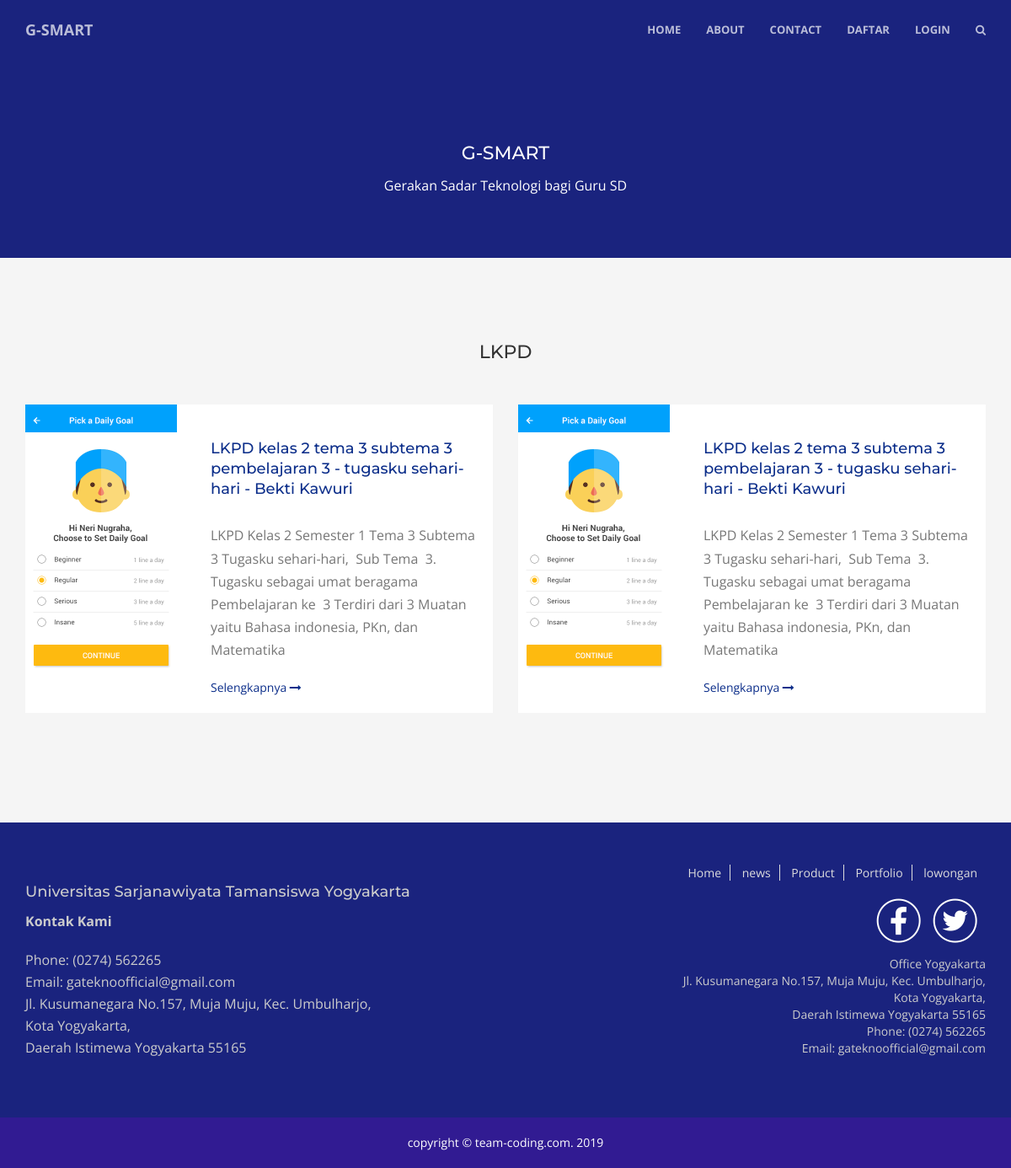
/index.php/lkpd, run on the app's committed database.
### tables this page shows
CREATE TABLE `pengaturan` (
  `id_pengaturan` tinyint(3) NOT NULL,
  `kolom_pengaturan` varchar(100) NOT NULL,
  `isi_pengaturan` text NOT NULL
);

CREATE TABLE `lkpd` (
  `id_lkpd` int(11) NOT NULL,
  `id_guru` int(11) NOT NULL,
  `kelas` int(11) NOT NULL,
  `muatan` varchar(225) NOT NULL,
  `judul` varchar(225) NOT NULL,
  `deskripsi` text NOT NULL,
  `kata_kunci` text NOT NULL,
  `cover` varchar(225) NOT NULL,
  `file` varchar(225) NOT NULL
);

### application/controllers/Lkpd.php (called while the page is built, shortened)
<?php
class Lkpd extends CI_Controller {
	public function __construct()
	{
		$this->load->model("Mlkpd");
	}
	public function index(){
		$data['lkpd'] = $this->Mlkpd->tampil_lkpd();
		$this->load->view('pengunjung/lkpd',$data);
	}
}

### index.php (called while the page is built, shortened)
<?php
require_once BASEPATH.'core/CodeIgniter.php';

### application/helpers/tgl_indo_helper.php (called while the page is built, shortened)
<?php
function ambil_isi_pengaturan($kolom)
{
	$CI =& get_instance();
	$CI->db->where('kolom_pengaturan', $kolom);
	$pecah = $CI->db->get('pengaturan')->row_array();
	return $pecah["isi_pengaturan"];
}
?>

### application/models/Mlkpd.php (called while the page is built, shortened)
<?php
class Mlkpd extends CI_Model {
	function tampil_lkpd(){
		$this->db->order_by('id_lkpd', 'desc');
		return $this->db->get('lkpd')->result_array();
	}
}

### application/views/pengunjung/lkpd.php (the view, shortened to what this page needs)
<!DOCTYPE html>
<html lang="en">
<head>
    <link href="https://cdnjs.cloudflare.com/ajax/libs/twitter-bootstrap/3.3.7/css/bootstrap.min.css" rel="stylesheet">
    <link href="https://cdnjs.cloudflare.com/ajax/libs/font-awesome/4.6.3/css/font-awesome.min.css" rel="stylesheet">
    <link rel="stylesheet" href="https://cdnjs.cloudflare.com/ajax/libs/OwlCarousel2/2.3.4/assets/owl.carousel.min.css">
    <link rel="stylesheet" href="https://cdnjs.cloudflare.com/ajax/libs/OwlCarousel2/2.3.4/assets/owl.theme.default.css">
    <link href="<?php echo base_url("pengunjung/animate/animate.css") ?>" rel="stylesheet">
    <link href="<?php echo base_url("pengunjung/css/creative.css") ?>" rel="stylesheet">
</head>
<body id="page-top">
    <?php include 'menu.php'; ?>
    <section class="topbar">
        <div class="container">
            <div class="row">
                <div class="col-lg-8 col-lg-offset-2 text-center">
                   <?php echo ambil_isi_pengaturan("header") ?>
               </div>
           </div>
       </div>
   </section>
   <section class="blog">
    <div class="container">
        <div class="row">
            <div class="col-lg-12 text-center">
                <?php echo ambil_isi_pengaturan("home_lkpd") ?>
            </div>
        </div>
    </div>
    <div class="container">
        <div class="row">
            <?php foreach ($lkpd as $key => $value): ?>
               <div class="col-md-6 wow">
                <div class="post">
                    <div class="post-image">
                        <img src="<?php echo base_url("pengunjung/lkpd/".$value["cover"]) ?>" alt="<?php echo $value["judul"] ?>">
                    </div>
                    <div class="post-info">
                        <h2>
                            <a href="<?php echo base_url("lkpd/detail/".$value["id_lkpd"]) ?>">
                                <?php echo $value["judul"] ?>
                            </a>
                        </h2>
                        <p>
                            <?php echo strip_tags($value['deskripsi']); ?>
                        </p>
                        <a href="<?php echo base_url("lkpd/detail/".$value["id_lkpd"]) ?>">Selengkapnya <i class="fa fa-long-arrow-right"></i></a>
                    </div>
                </div>
            </div>
        <?php endforeach ?>
    </div>
</div>
</section>
<footer class="footer">
    <div class="footer-top">
        <div class="container">
            <div class="row">
                <?php echo ambil_isi_pengaturan("footer_1") ?>
                <?php echo ambil_isi_pengaturan("footer_2") ?>
            </div>
        </div>
    </div>
    <div class="footer-bottom">
        <div class="container">
            <div class="row">
                <div class="col-md-6 col-md-offset-3 text-center">
                    <?php echo ambil_isi_pengaturan("footer_copyright") ?>
                </div>
            </div>
        </div>
    </div>
</footer>
</body>
</html>

### pengunjung/css/creative.css (style rules this page uses)
html, body { height: 100%; width: 100%; }
body { font-family: 'Open Sans', sans-serif; }
a { -webkit-transition: all 0.35s; -moz-transition: all 0.35s; transition: all 0.35s; color: #0c2e8a; text-decoration: none; }
h1, h2, h3, h4, h5, h6 { font-family: 'Montserrat', sans-serif; }
p { font-size: 16px; line-height: 2; margin-bottom: 20px; }
h1 { font-size: 22px; }
h2 { font-size: 18px; line-height: 24px; }
.footer .footer-top { color: #ccc; padding: 50px 0px; background: #1A237E; }
.footer .footer-top p { line-height: 26px; }
.footer .footer-top ul.footer-menu { margin: 0px; padding: 0px; margin-bottom: 20px; }
.footer .footer-top ul.footer-menu li { display: inline-block; }
.footer .footer-top ul.footer-menu li a { padding-right: 10px; padding-left: 10px; border-right: 1px solid #ddd; text-decoration: none; color: #ddd; }
.footer .footer-top ul.footer-menu li:last-child a { border-right: 0px solid; }
.footer .footer-top ul.footer-sosmed { margin: 0px; padding: 0px; }
.footer .footer-top ul.footer-sosmed li { display: inline-block; margin-right: 10px; }
.footer .footer-bottom { color: #fff; padding: 20px 0px; background: #311B92; }
.section-heading { margin-top: 0; margin-bottom: 50px; }
body { webkit-tap-highlight-color: #222222; }
.blog { padding: 100px 0px; background: #f5f5f5; }
.blog .post { width:100%; height:auto; display:flex; background: #fff; margin-bottom: 30px; }
.blog .post .post-image { min-width: 200px; max-width: 200px; max-height: 320px; height: 320px; overflow: hidden; position: relative; }
.blog .post .post-image img { height: 100%; transition: all .2s ease-in-out; }
.blog .post .post-info { padding: 20px; }
.blog .post .post-info h2 { margin-bottom: 30px; }
.blog .post .post-info p { line-height: 1.7em; color: #777; margin: 20px 0; }
.topbar { background: #1A237E; padding: 150px 0px 50px 0px; background-size: cover; background-repeat: no-repeat; }
.topbar h1 { color: #fff; }
.topbar p { color: #fff; }

### data on the page
pengaturan: isi_pengaturan "G-SMART Gerakan Sadar Teknologi bagi Guru SD"
pengaturan: isi_pengaturan "LKPD"
lkpd: cover (picture), judul "LKPD kelas 2 tema 3 subtema 3 pembelajaran 3 - tugasku sehari-hari - Bekti Kawuri", deskripsi "LKPD Kelas 2 Semester 1 Tema 3 Subtema 3 Tugasku sehari-hari, Sub Tema 3. Tugasku sebagai umat beragama Pembelajaran ke 3 Terdiri dari 3 Muatan yaitu Bahasa indonesia, PKn, dan Matematika"
lkpd: cover (picture), judul "LKPD kelas 2 tema 3 subtema 3 pembelajaran 3 - tugasku sehari-hari - Bekti Kawuri", deskripsi "LKPD Kelas 2 Semester 1 Tema 3 Subtema 3 Tugasku sehari-hari, Sub Tema 3. Tugasku sebagai umat beragama Pembelajaran ke 3 Terdiri dari 3 Muatan yaitu Bahasa indonesia, PKn, dan Matematika"
pengaturan: isi_pengaturan "Universitas Sarjanawiyata Tamansiswa Yogyakarta Kontak Kami Phone: (0274) 562265 Email: gateknoofficial@gmail.com Jl. Kusumanegara No.157, Muja Muju, Kec. Umbulharjo, Kota Yogyakarta, Daerah Istimewa Yogyakarta 55165"
pengaturan: isi_pengaturan "Home news Product Portfolio lowongan Office Yogyakarta Jl. Kusumanegara No.157, Muja Muju, Kec. Umbulharjo, Kota Yogyakarta, Daerah Istimewa Yogyakarta 55165 Phone: (0274) 562265 Email: gateknoofficial@gmail.com", isi_pengaturan (picture)
pengaturan: isi_pengaturan "copyright © team-coding.com. 2019"
